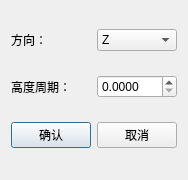
<?xml version="1.0" encoding="UTF-8"?>
<ui version="4.0">
 <class>QHeightRampDlg</class>
 <widget class="QWidget" name="QHeightRampDlg">
  <property name="geometry">
   <rect>
    <x>0</x>
    <y>0</y>
    <width>174</width>
    <height>180</height>
   </rect>
  </property>
  <property name="windowTitle">
   <string>高度渲染</string>
  </property>
  <layout class="QGridLayout" name="gridLayout">
   <item row="0" column="0">
    <widget class="QLabel" name="label">
     <property name="text">
      <string>方向：</string>
     </property>
    </widget>
   </item>
   <item row="0" column="1">
    <widget class="QComboBox" name="comboBox_direction">
     <property name="currentIndex">
      <number>2</number>
     </property>
     <item>
      <property name="text">
       <string>X</string>
      </property>
     </item>
     <item>
      <property name="text">
       <string>Y</string>
      </property>
     </item>
     <item>
      <property name="text">
       <string>Z</string>
      </property>
     </item>
    </widget>
   </item>
   <item row="1" column="0">
    <widget class="QLabel" name="label_2">
     <property name="text">
      <string>高度周期：</string>
     </property>
    </widget>
   </item>
   <item row="2" column="0">
    <widget class="QPushButton" name="btn_ok">
     <property name="text">
      <string>确认</string>
     </property>
     <property name="default">
      <bool>true</bool>
     </property>
    </widget>
   </item>
   <item row="2" column="1">
    <widget class="QPushButton" name="btn_cancel">
     <property name="text">
      <string>取消</string>
     </property>
    </widget>
   </item>
   <item row="1" column="1">
    <widget class="QDoubleSpinBox" name="spinBox_period">
     <property name="decimals">
      <number>4</number>
     </property>
     <property name="singleStep">
      <double>0.010000000000000</double>
     </property>
    </widget>
   </item>
  </layout>
 </widget>
 <layoutdefault spacing="6" margin="11"/>
 <resources/>
 <connections/>
</ui>
